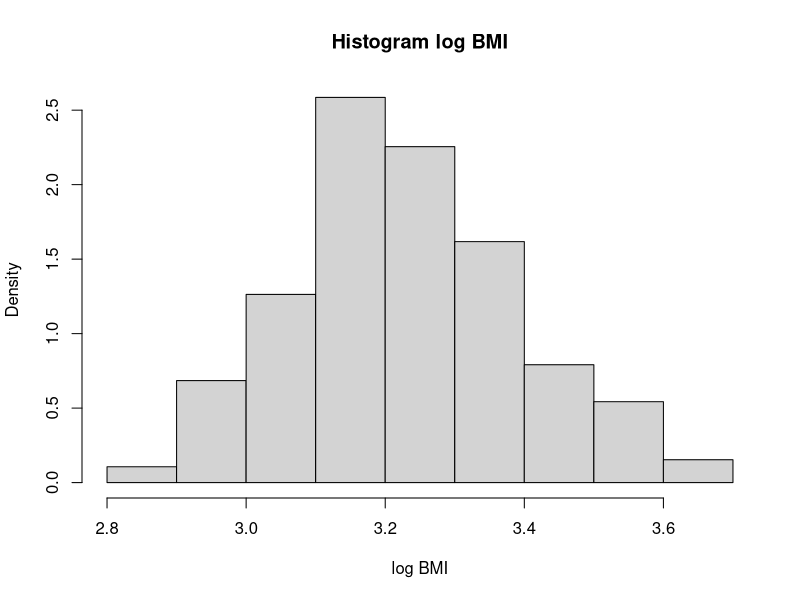
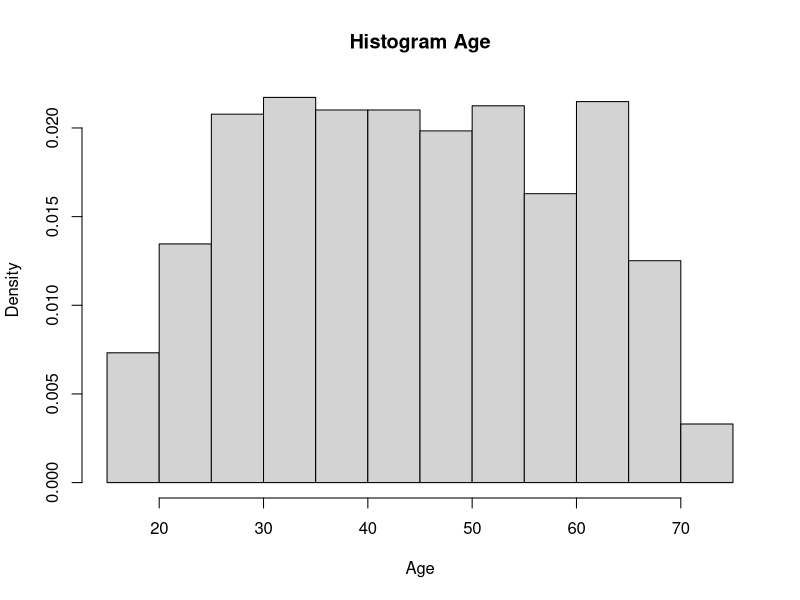
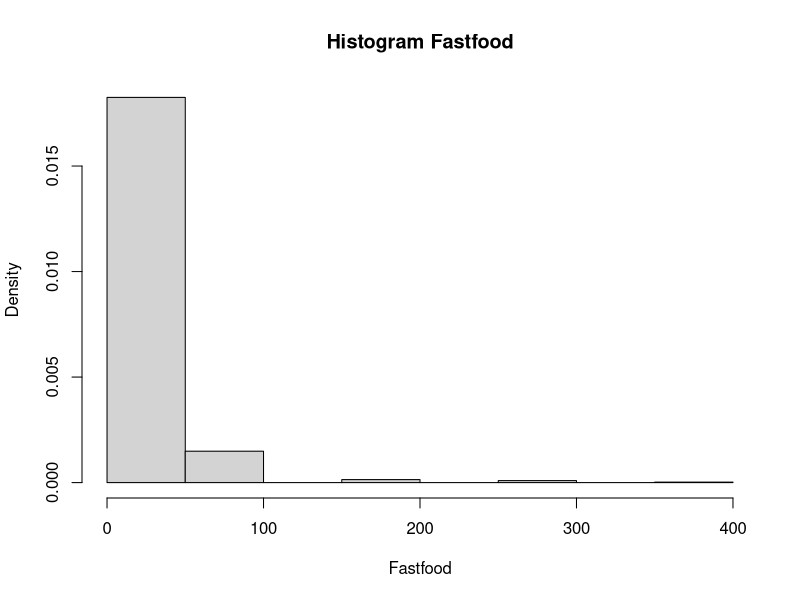
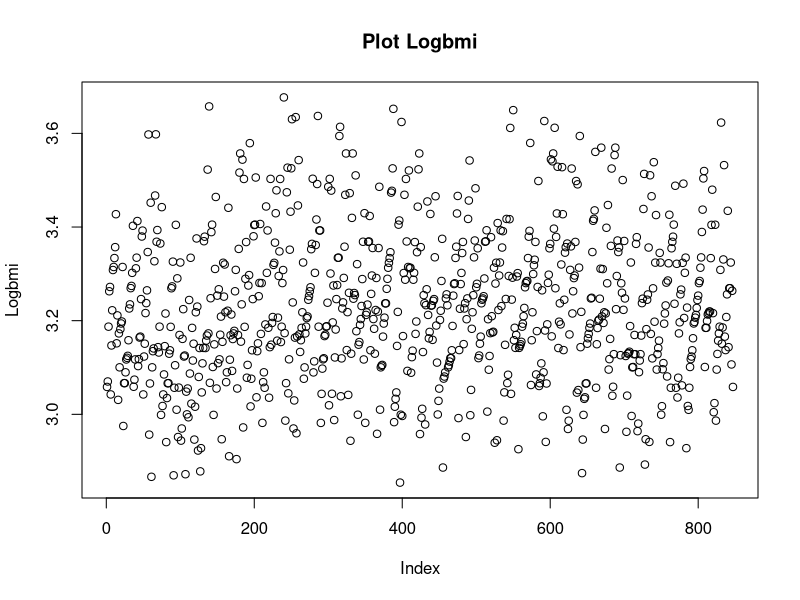
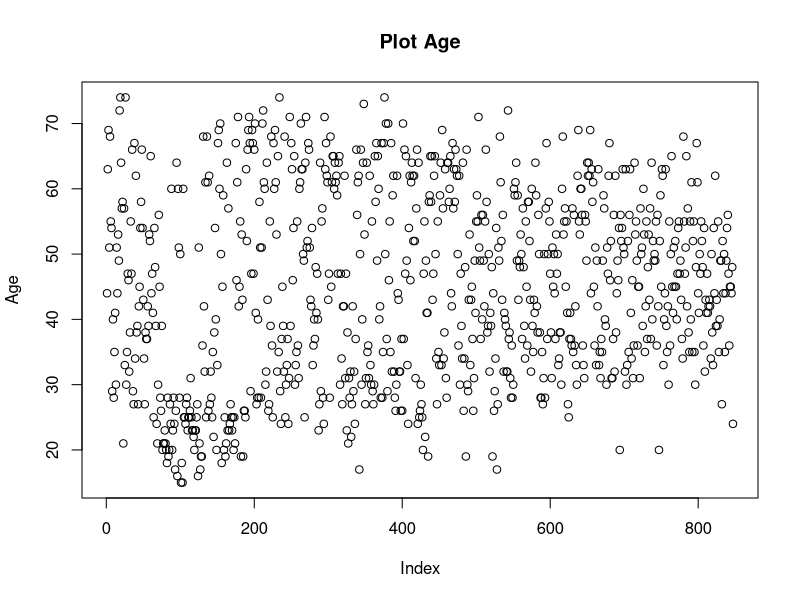
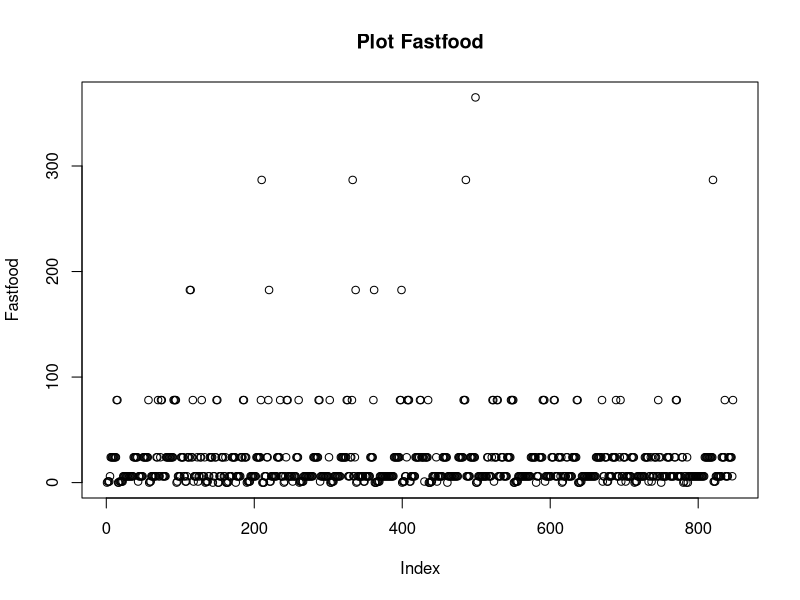
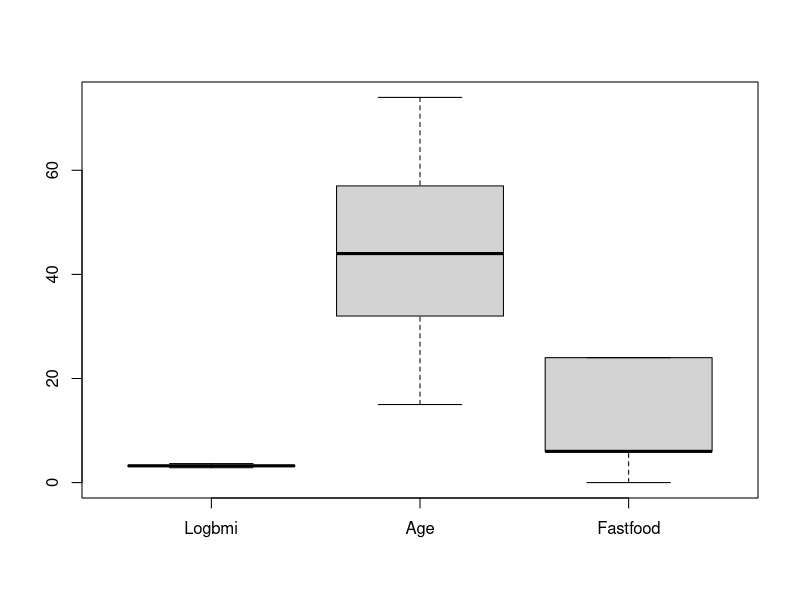
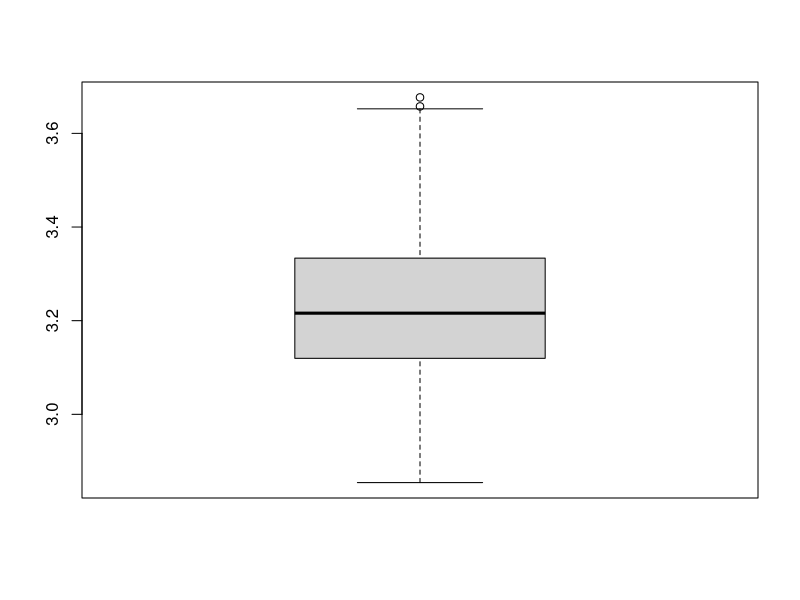

Write R code to recreate these figures, in order. (Note: this script raises an error after producing the figures.)
########################################################################
## opgave a
# Indlæs 'bmi2_data.csv' filen med data
D <- read.table("bmi2_data.csv", header = TRUE, sep = ";")


# Tilføj log-BMI til datasættet
D$logbmi <- log(D$bmi)


# Deldatasæt med de første 840 observationer (til model)
D_model <- subset(D, id <= 840)

# Deldatasæt med de sidste 7 observationer (til validering)
D_test <- subset(D, id >= 841)

# histogeram af logbmi, age og fastfood
hist(D$logbmi, main = "Histogram log BMI", xlab = "log BMI", prob = TRUE)

hist(D$age, main = "Histogram Age", xlab = "Age", prob = TRUE)

hist(D$fastfood, main = "Histogram Fastfood", xlab = "Fastfood", prob = TRUE)

#Plot over Logbmi, fastfood og alder
plot(D$logbmi, main = "Plot Logbmi", ylab = "Logbmi")

plot(D$age, main = "Plot Age", ylab = "Age")

plot(D$fastfood, main = "Plot Fastfood", ylab = "Fastfood")

#Boxplot af logbmi, age og fastfood
boxplot(D$logbmi, D$age, D$fastfood, names = c("Logbmi", "Age", "Fastfood"), outline = FALSE)

boxplot(D$logbmi, names = c("Logbmi"))

sum(!is.na(D$logbmi))

summary(D$logbmi)
#######################################################################
# Estimer multipel lineær regressionsmodel
fit <- lm(logbmi ~ age + fastfood, data = D_model)

# Vis estimerede parametre mm.
summary(fit)


# Plots til modelkontrol

# Observationer mod fittede værdier
plot(fit$fitted.values, D_model$logbmi, xlab = "Fittede værdier",     
       ylab = "log(BMI)")

# Residualer mod hver af de forklarende variable
plot(D_model$FORKLARENDE_VARIABEL, fit$residuals, 
        xlab = "INDSÆT TEKST", ylab = "Residualer")

# Residualer mod fittede værdier
plot(fit$fitted.values, fit$residuals, xlab = "Fittede værdier", 
     ylab = "Residualer")

# Normal QQ-plot af residualerne
qqnorm(fit$residuals, ylab = "Residualer", xlab = "Z-scores", 
       main = "")
qqline(fit$residuals)


# Konfidensintervaller for modellens koefficienter
confint(fit, level = 0.95)


# Prædiktioner og 95% prædiktionsintervaller
pred <- predict(SLUTMODEL, newdata = D_test, interval = "prediction", 
              level = 0.95)

# Observerede værdier sammen med prædiktioner
cbind(id = D_test$id, logbmi = D_test$logbmi, pred)

